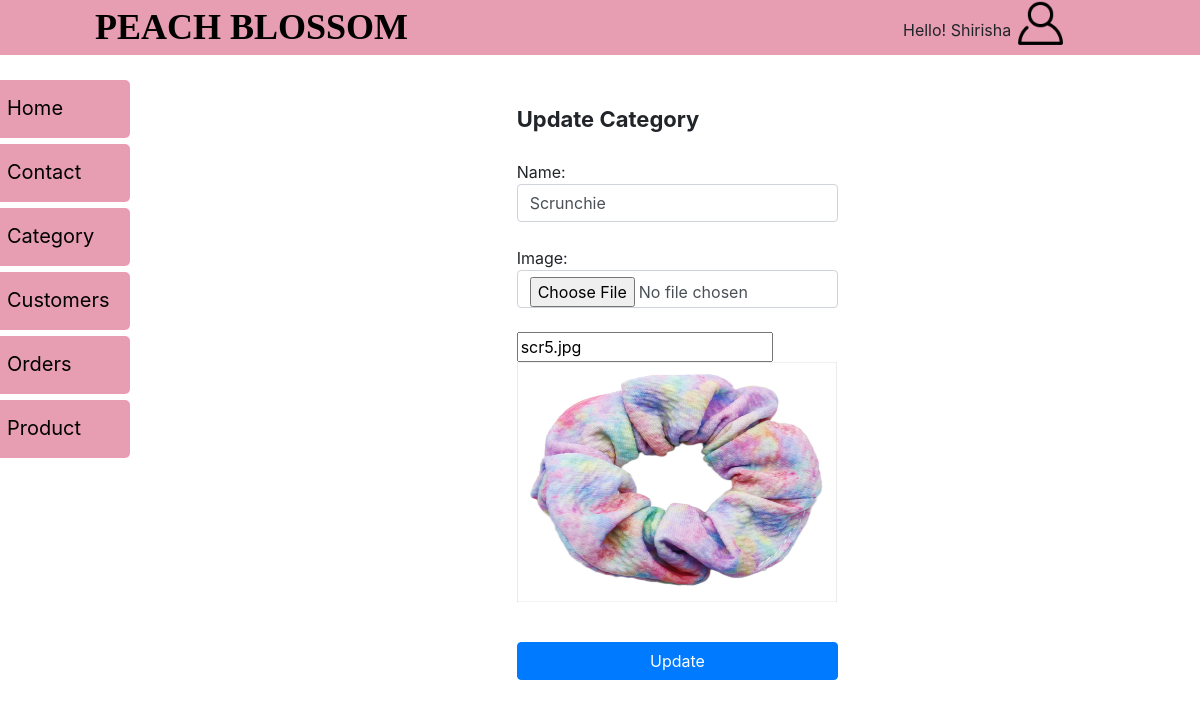
The page /Admin/category/edit.php?editcategory=5 (signed in) on the database its author committed.
### tables this page shows
CREATE TABLE `category` (
  `CATEGORY_ID` int(11) NOT NULL,
  `CATEGORY_NAME` varchar(15) NOT NULL,
  `IMAGE` varchar(300) NOT NULL
);

### Admin/category/edit.php (the view, shortened to what this page needs)
<?php
	require "dashboard.php";?>
<body>
	<?php
		$erna=$erd=$erp=$ert="";
		$conn = new mysqli("localhost","root","","peachblossom");
		$category = $_GET['editcategory'];
		$sql = "SELECT * FROM category WHERE CATEGORY_ID=$category";
		$result = $conn->query($sql);
				?>
		<div id="sec">
		<div class="main">
		<div class="row my-5">
			<div class="col-md-4 offset-md-4">
			<?php
	        if($result !== false && $result->num_rows>0){
	        while($row = $result->fetch_assoc()){  ?>
				<form method="post" action="" enctype="multipart/form-data">
					<div class="form-group">
				<span style="font-size:22px;"><b>Update Category</b></span><br><br>
				Name: <input class="form-control" type="text" name="name" value="<?php echo $row['CATEGORY_NAME'];?>">
				<span class="error"><?php echo $erna;?></span><br>
				Image:
				<input class="form-control" type="file" name="image1" accept="image/*"><br>
				<input type="text" name="first" value="<?php echo $row['IMAGE'];?>" >
				<img src="../productimage/<?php echo $row['IMAGE'];?>" class="myima">	<br><br>
				<button type="submit" class="btn btn-block btn-primary my-3" name="update">Update</button>
					</div>
				 </form>
				<?php
				}
			}
			?>
			</div>
		</div>
	</div>
</div>
</body>
</html>

### Admin/css/dash.css (style rules this page uses)
.main { margin-left: 155px; padding: 0px 10px; }

### Admin/category/edit.php (style rules this page uses)
.myima { height:15pc; width:20pc; }

### rows shown on the page
category: name "Scrunchie", first "scr5.jpg", IMAGE (picture)

### other values the page prints
$_SESSION['user'] "Shirisha"
